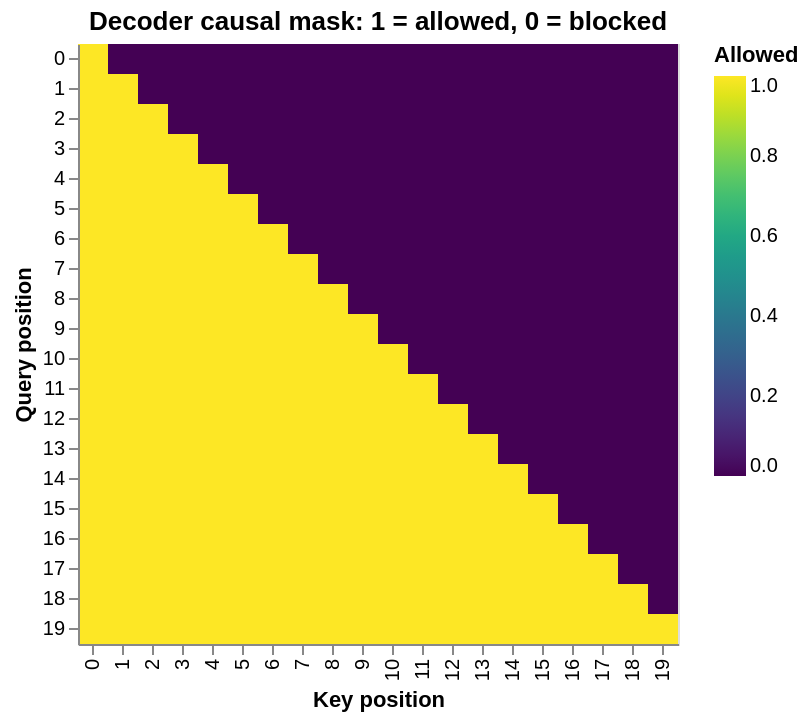

This figure's notebook cell:
### Markdown cell above
> Below the attention mask shows the position each tgt word (row) is
> allowed to look at (column). Words are blocked for attending to
> future words during training.

### Code cell
def subsequent_mask(size):
    """True = allowed attention; False = blocked attention."""
    return torch.ones(
        (1, size, size), dtype=torch.bool
    ).tril()


def example_mask():
    size = 20
    mask = subsequent_mask(size)[0]

    data = pd.DataFrame([
        {
            "Query position": query,
            "Key position": key,
            "Allowed": int(mask[query, key].item()),
        }
        for query in range(size)
        for key in range(size)
    ])

    return (
        alt.Chart(data)
        .mark_rect()
        .properties(
            height=300,
            width=300,
            title="Decoder causal mask: 1 = allowed, 0 = blocked",
        )
        .encode(
            x=alt.X("Key position:O", sort=list(range(size))),
            y=alt.Y("Query position:O", sort=list(range(size))),
            color=alt.Color(
                "Allowed:Q",
                scale=alt.Scale(domain=[0, 1], scheme="viridis"),
            ),
            tooltip=["Query position:O", "Key position:O", "Allowed:Q"],
        )
    )


show_example(example_mask)

### Figure 1 — Vega-Lite specification as saved in the notebook (floating-point values rounded to 4 significant figures; data arrays with more than 128 entries replaced by an {"elided": "..."} marker saying what was removed)
{"config": {"view": {"continuousWidth": 300, "continuousHeight": 300}}, "data": {"name": "data-1df5a317dcd5f1dc5923a2205b776e8d"}, "mark": {"type": "rect"}, "encoding": {"color": {"field": "Allowed", "scale": {"domain": [0, 1], "scheme": "viridis"}, "type": "quantitative"}, "tooltip": [{"field": "Query position", "type": "ordinal"}, {"field": "Key position", "type": "ordinal"}, {"field": "Allowed", "type": "quantitative"}], "x": {"field": "Key position", "sort": [0, 1, 2, 3, 4, 5, 6, 7, 8, 9, 10, 11, 12, 13, 14, 15, 16, 17, 18, 19], "type": "ordinal"}, "y": {"field": "Query position", "sort": [0, 1, 2, 3, 4, 5, 6, 7, 8, 9, 10, 11, 12, 13, 14, 15, 16, 17, 18, 19], "type": "ordinal"}}, "height": 300, "title": "Decoder causal mask: 1 = allowed, 0 = blocked", "width": 300, "$schema": "https://vega.github.io/schema/vega-lite/v5.20.1.json", "datasets": {"data-1df5a317dcd5f1dc5923a2205b776e8d": {"elided": "400 records"}}}
